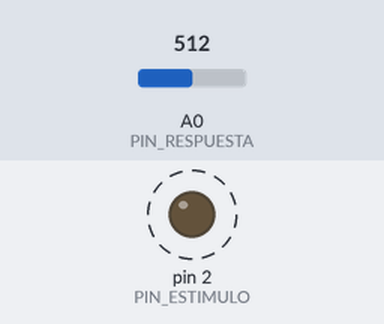
Bench run of a sketch on a simulated Arduino Uno, built with avr-gcc and run on an emulated ATmega328P. Parts: output pins drawn as LEDs (lit = HIGH). Dashed ring = blinking. The inputs (shaded band) are chosen by the test bench; at power-on: A0 (PIN_RESPUESTA) = 512. What the sketch prints to the serial monitor is not drawn.

Above: at 0.4 s.
Timing chart, 0 to 4.6 s (numbered marks = the images above):
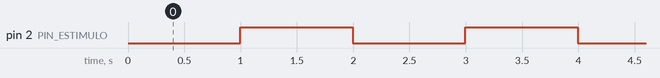

The sketch:

lazo_abierto.ino
```cpp
// Iluminacion en lazo abierto
#define PIN_ESTIMULO 2
#define PIN_RESPUESTA A0

bool tg = false;
int estimulo = 0;
int respuesta  = 0;

unsigned long cont  = 0;
unsigned long tiempo = 0;

void setup_timer2() { //set timer2 interrupt at 1kHz
  cli();

  TCCR2A = 0;// set entire TCCR2A register to 0
  TCCR2B = 0;// same for TCCR2B
  TCNT2  = 0;//initialize counter value to 0
  // set compare match register for 1khz increments
  //OCR2A = 249;// = (16e6) / (1000*64) - 1 (must be <256)
  OCR2A = 249;// = (16e6) / (250*256) - 1 (must be <256)
  //OCR2A = 155;// = (16e6) / (100*1024) - 1 (must be <256)
  // turn on CTC mode
  TCCR2A |= (1 << WGM21);
  // Prescalers https://microcontrollerslab.com/arduino-timer-interrupts-tutorial/
  // CS = 001 for 1
  // CS = 010 for 8
  // CS = 011 for 32
  // CS = 100 for 64
  // CS = 101 for 128
  // CS = 110 for 256
  // CS = 111 for 1024
  TCCR2B |= (1 << CS22);
  TCCR2B |= (1 << CS21);
  // TCCR2B |= (1 << CS20);
  // enable timer compare interrupt
  TIMSK2 |= (1 << OCIE2A);

  sei();//allow interrupts
}

ISR(TIMER2_COMPA_vect) {
  timed_loop();
}

void setup() {
  setup_timer2();
  pinMode(PIN_ESTIMULO, OUTPUT);
  Serial.begin(115200);
}

void timed_loop() {
  tiempo = micros();
  cont++ ;
  if (cont >= 250) {
    tg = !tg;
    if (tg) { estimulo = 255; }
    else    { estimulo = 0;   }
    cont = 0;
  }
  analogWrite(PIN_ESTIMULO, estimulo);
  Serial.print(tiempo);
  Serial.print(",");
  Serial.print(estimulo);
  Serial.print(",");
  Serial.println(respuesta);
}

void loop() {
  respuesta = analogRead(PIN_RESPUESTA);
}
```

Measured:
- by itself, pin 2 (PIN_ESTIMULO): alternates HIGH for 1.0 s and LOW for 1.0 s
